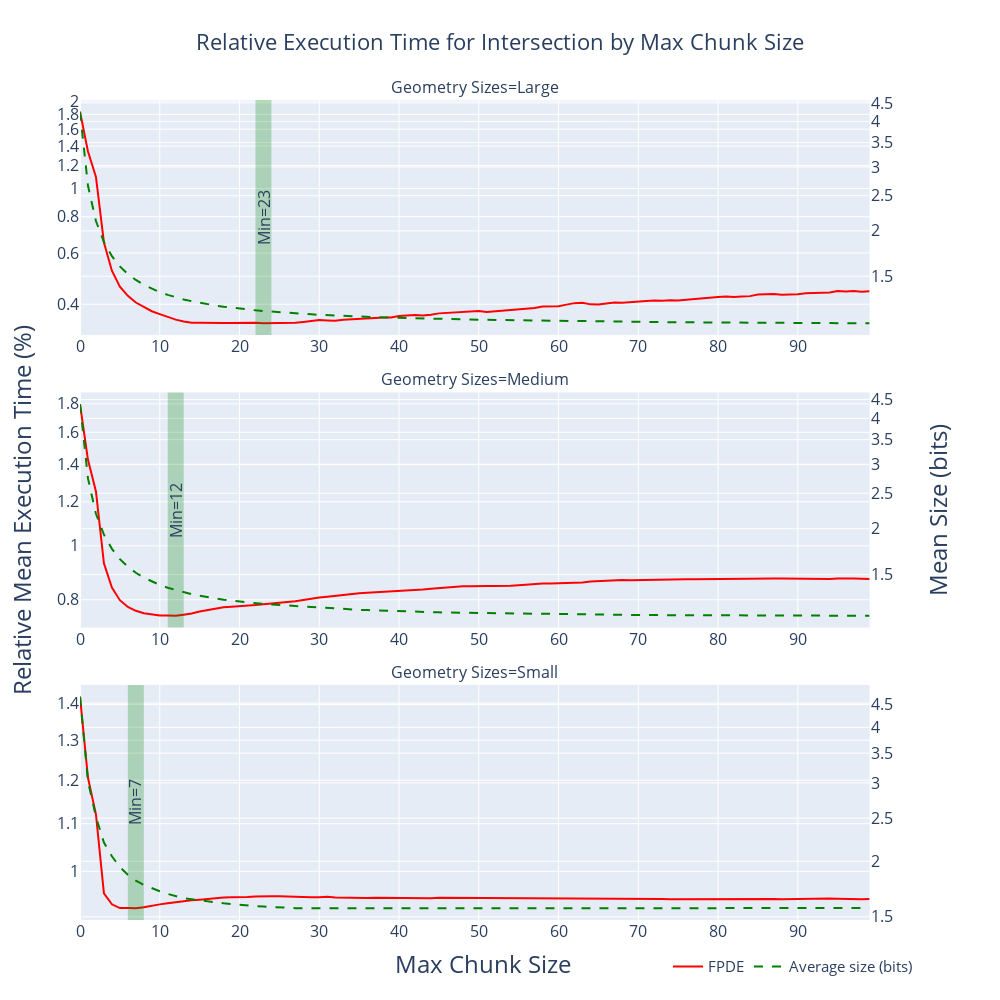

This figure's notebook cell:
### Code cell
plot_max_delta_size_speed(max_deltas_filt_df, is_predicate=False, no_mixed=True, relative=True)
